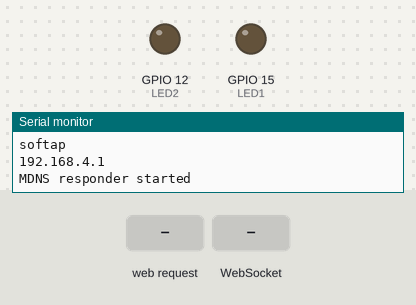
A sketch run on a simulated ESP8266 (NodeMCU). Parts: output pins drawn as LEDs (lit = HIGH), the last lines printed to the serial monitor. Inputs (shaded band) come from the test bench.

Above: at 1.2 s.
1.3 s: HTTP request GET /led1/on received
At 2.2 s:
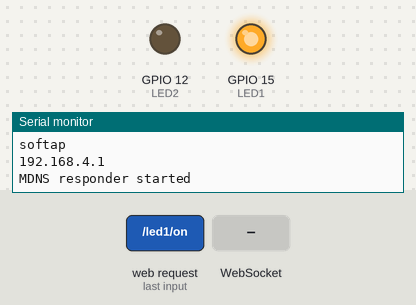
2.8 s: WebSocket text "1" received
At 3.4 s:
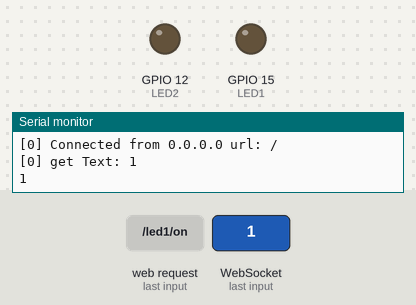
Timing chart, 0 to 5.8 s (numbered marks = the images above; inputs shaded):
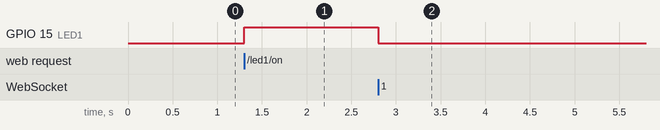

The sketch:

websocket.ino
```cpp
#ifdef ESP8266
#include <ESP8266WiFi.h>
#include <ESP8266mDNS.h>
#elif defined(ESP32)
#include <WiFi.h>
#include <ESPmDNS.h>
#else
#error "Board not found"
#endif

#include <WebSocketsServer.h>
#include <ArduinoJson.h>

#define LED1 15
#define LED2 12

char webpage[] PROGMEM = R"=====(

<!DOCTYPE html>
<html lang="en">

<head>
    <meta charset="UTF-8">
    <meta name="viewport" content="width=device-width, initial-scale=1.0">
    <title>ESP32</title>
    <style>
        .container_home {
            display: flex;
            align-items: center;
            justify-content: center;
            flex-direction: column;
        }

        .ledred {
            display: flex;
            flex-direction: column;
            align-items: center;
            justify-content: center;
        }

        .btn-group {
            display: flex;
        }

        .btn {
            background-color: #7159c1;
            border: unset;
            color: #FFF;
            width: 100px;
            height: 30px;
            margin: 10px;
        }
    </style>
    <script>
        var connection = new WebSocket('ws://' + location.hostname + ':81/');
        var button_1_status = 0;
        var button_2_status = 0
        function button_1_on() {
            button_1_status  = 1;
            console.log("LED 1 is ON");
            send_data();
        }
        function button_1_off() {
          button_1_status = 0;
            console.log("LED 1 is OFF ");
                 connection.send("LED 1 is OFF");
                    send_data();
        }

              function button_2_on() {
            button_2_status  = 1;
            console.log("LED 2 is ON");
            send_data();
        }
        function button_2_off() {
          button_2_status = 0;
            console.log("LED 2 is OFF ");
                 connection.send("LED 2 is OFF");
                    send_data();
        }

        function send_data() {
             var full_data = '{"LED1":'+button_1_status+',"LED2":'+button_2_status+'}';
             connection.send(full_data);
        }
    </script>
</head>

<body>
    <div class="container_home">
        <h1>Websocket com ESP32</h1>
        <div class="ledred">
            <h1>LED VERMELHO</h1>
            <div class="btn-group">
                <button onclick="button_1_on()" class="btn">ON</button>
                <button onclick="button_1_off()" class="btn">OFF</button>
            </div>
        </div>
        <div class="ledred">
            <h1>LED AZUL</h1>
            <div class="btn-group">
                <button onclick="button_2_on()" class="btn">ON</button>
                <button onclick="button_2_off()" class="btn">OFF</button>
            </div>
        </div>
    </div>
</body>

</html>
)=====";

#include <ESPAsyncWebServer.h>

AsyncWebServer server(80); // server port 80
WebSocketsServer websockets(81);
void notFound(AsyncWebServerRequest *request)
{
  request->send(404, "text/plain", "Page Not found");
}

void webSocketEvent(uint8_t num, WStype_t type, uint8_t *payload, size_t length)
{

  switch (type)
  {
  case WStype_DISCONNECTED:
    Serial.printf("[%u] Disconnected!\n", num);
    break;
  case WStype_CONNECTED:
  {
    IPAddress ip = websockets.remoteIP(num);
    Serial.printf("[%u] Connected from %d.%d.%d.%d url: %s\n", num, ip[0], ip[1], ip[2], ip[3], payload);

    // send message to client
    websockets.sendTXT(num, "Connected from server");
  }
  break;
  case WStype_TEXT:
    Serial.printf("[%u] get Text: %s\n", num, payload);
    String message = String((char *)(payload));
    Serial.println(message);

    DynamicJsonDocument doc(200);
    // deserialize data
    DeserializationError error = deserializeJson(doc, message);
    // parse the parameters we expect to receive (TO-DO: error handling)
    // Test if parsopm sicceeds.
    if (error)
    {
      Serial.print("deserializeJson() failed: ");
      Serial.println(error.c_str());
      return;
    }
    int LED1_status = doc["LED1"];
    int LED2_status = doc["LED2"];
    digitalWrite(LED1, LED1_status);
    digitalWrite(LED2, LED2_status);
  }
}

void setup(void)
{

  Serial.begin(115200);
  pinMode(LED1, OUTPUT);
  pinMode(LED2, OUTPUT);

  WiFi.softAP("techiesms", "");
  Serial.println("softap");
  Serial.println("");
  Serial.println(WiFi.softAPIP());

  if (MDNS.begin("ESP"))
  { //esp.local/
    Serial.println("MDNS responder started");
  }

  server.on("/", [](AsyncWebServerRequest *request) {
    request->send_P(200, "text/html", webpage);
  });

  server.on("/led1/on", HTTP_GET, [](AsyncWebServerRequest *request) {
    digitalWrite(LED1, HIGH);
    request->send_P(200, "text/html", webpage);
  });

  server.on("/led1/off", HTTP_GET, [](AsyncWebServerRequest *request) {
    digitalWrite(LED1, LOW);
    request->send_P(200, "text/html", webpage);
  });

  server.onNotFound(notFound);

  server.begin(); // it will start webserver
  websockets.begin();
  websockets.onEvent(webSocketEvent);
}

void loop(void)
{
  websockets.loop();
}
```

Measured:
- after the input at 1.3 s, GPIO 15 (LED1): LOW → HIGH at once
- after the input at 2.8 s, GPIO 15 (LED1): HIGH → LOW at once
